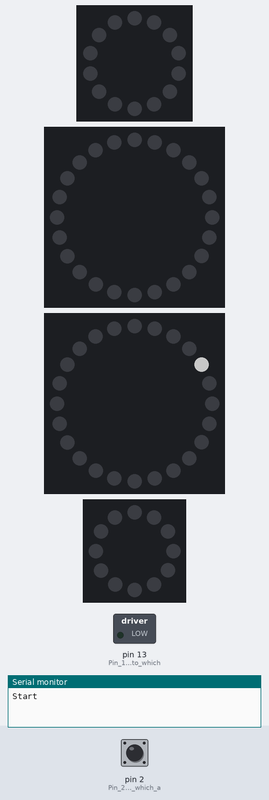
The sketch below on a simulated Arduino Uno, built with avr-gcc and run on an emulated ATmega328P. On the bench: 14 RGB LEDs in a ring, first at the top, clockwise, 2 × 24 RGB LEDs in a ring, first at the top, clockwise, 12 RGB LEDs in a ring, first at the top, clockwise, switched loads named in the sketch (green lamp = pin HIGH), the last lines printed to the serial monitor. Dashed ring = blinking. The test bench sets the inputs (shaded band); at power-on: pin 2 (Pin_2_is_input_to_which_a) HIGH. Dim RGB values are drawn brighter than linear.

Above: at 1.2 s.
1.3 s: pin 2 (Pin_2_is_input_to_which_a) pulled LOW for 0.15 s
2.0 s: pin 2 (Pin_2_is_input_to_which_a) pulled LOW for 3.2 s
At 3.37 s:
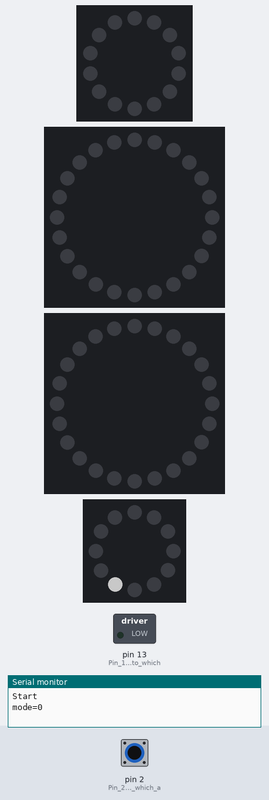
At 5.25 s:
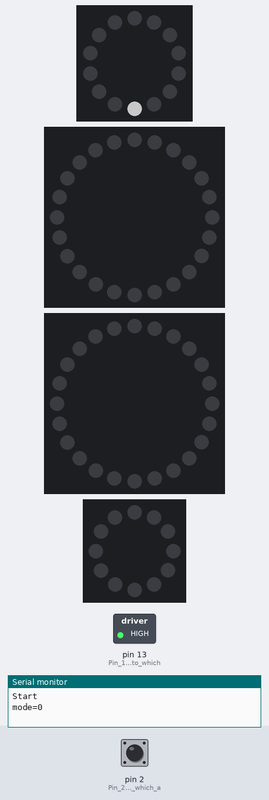
5.8 s: pin 2 (Pin_2_is_input_to_which_a) pulled LOW for 1 s
At 7.03 s:
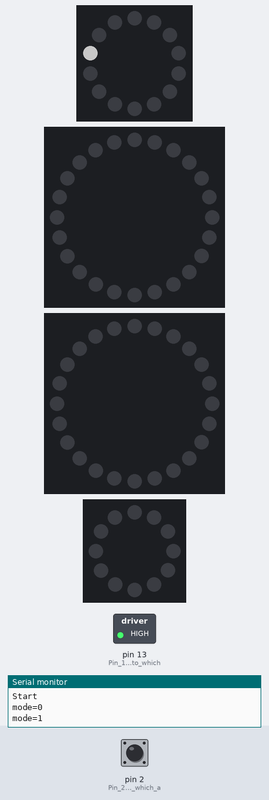
Timing chart, 0 to 9.8 s (numbered marks = the images above; inputs shaded):
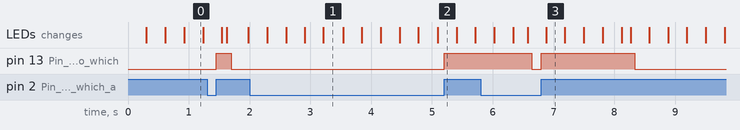

Measured:
- after the input at 1.3 s, pin 13 (Pin_13_is_output_to_which): LOW → HIGH after 0.15 s, → LOW 0.25 s later
- after the input at 2.0 s, pin 13 (Pin_13_is_output_to_which): LOW → HIGH after 3.2 s

The sketch:

motor-nuron.ino
```cpp
#include <Adafruit_NeoPixel.h>
#include <avr/interrupt.h>

#define LEFT_PIN 5 // left branch
#define LEFT_COUNT 14

#define CENTER_PIN 6 // center branch
#define CENTER_COUNT 24

#define RIGHT_PIN 7 // right branch
#define RIGHT_COUNT 24

#define RING_PIN 8 // ring branch
#define RING_COUNT 12

#define MODEPIN 2 // pull down to groud to get a new mode
#define NUMBER_PIEXELS 12// connect the Data In pin

Adafruit_NeoPixel left_branch  = Adafruit_NeoPixel(LEFT_COUNT,   LEFT_PIN,   NEO_GRB + NEO_KHZ800);

Adafruit_NeoPixel center_banch = Adafruit_NeoPixel(CENTER_COUNT, CENTER_PIN, NEO_GRB + NEO_KHZ800);

Adafruit_NeoPixel right_branch = Adafruit_NeoPixel(RIGHT_COUNT,  RIGHT_PIN,  NEO_GRB + NEO_KHZ800);

Adafruit_NeoPixel ring         = Adafruit_NeoPixel(RING_COUNT,   RING_PIN,   NEO_GRB + NEO_KHZ800);

// hook up two momentary push buttons to pins
volatile int newMode = 0; // the interrupts set this to 1 to indicate that we have a new mode on the way
volatile int mode = -1; // This gets incremented each button press
int waitTime = 70; //Typical delay between draws
int modeCount = 11; // The number of display modes

void setup() {
  left_branch.begin(); // sets up the memory for the LED strip
  center_banch.begin();
  right_branch.begin();
  ring.begin();

  pinMode(13, OUTPUT);     // Pin 13 is output to which an LED is connected
  digitalWrite(13, LOW);   // Make pin 13 low, switch LED off
  pinMode(2, INPUT_PULLUP);	   // Pin 2 is input to which a switch is connected = INT0
  pinMode(3, INPUT_PULLUP);	   // Pin 3 is input to which a switch is connected = INT1
  attachInterrupt(0, changeMode, RISING); // connect the mode to pin 2
  Serial.begin(9600);
  Serial.println("Start");
}

void changeMode(){        // Interrupt service routine
  digitalWrite(13, HIGH); // we have a new mode
  newMode = 1;
}

void loop() {
  // check to see if we should change the mode
  if (newMode == 1) {
      delay(waitTime); // wait for the switch to settle down used to de-bounce
      mode = (mode + 1) % modeCount;
      Serial.print("mode=");
      Serial.println(mode, DEC);
      digitalWrite(13, LOW);
      newMode = 0;
  }

  for (int i=0; i<LEFT_COUNT; i++) {
    left_branch.setPixelColor(i, 100, 100, 100);
    left_branch.show();
    delay(20);
    left_branch.setPixelColor(i, 0, 0, 0);
    left_branch.show();
  }

  for (int i=0; i<CENTER_COUNT; i++) {
    center_banch.setPixelColor(i, 100, 100, 100);
    center_banch.show();
    delay(20);
    center_banch.setPixelColor(i, 0, 0, 0);
    center_banch.show();
  }

  for (int i=0; i<RIGHT_COUNT; i++) {
    right_branch.setPixelColor(i, 100, 100, 100);
    right_branch.show();
    delay(20);
    right_branch.setPixelColor(i, 0, 0, 0);
    right_branch.show();
  }

  for (int i=0; i<RING_COUNT; i++) {
    ring.setPixelColor(i, 100, 100, 100);
    ring.show();
    delay(20);
    ring.setPixelColor(i, 0, 0, 0);
    ring.show();
  }


}
```
